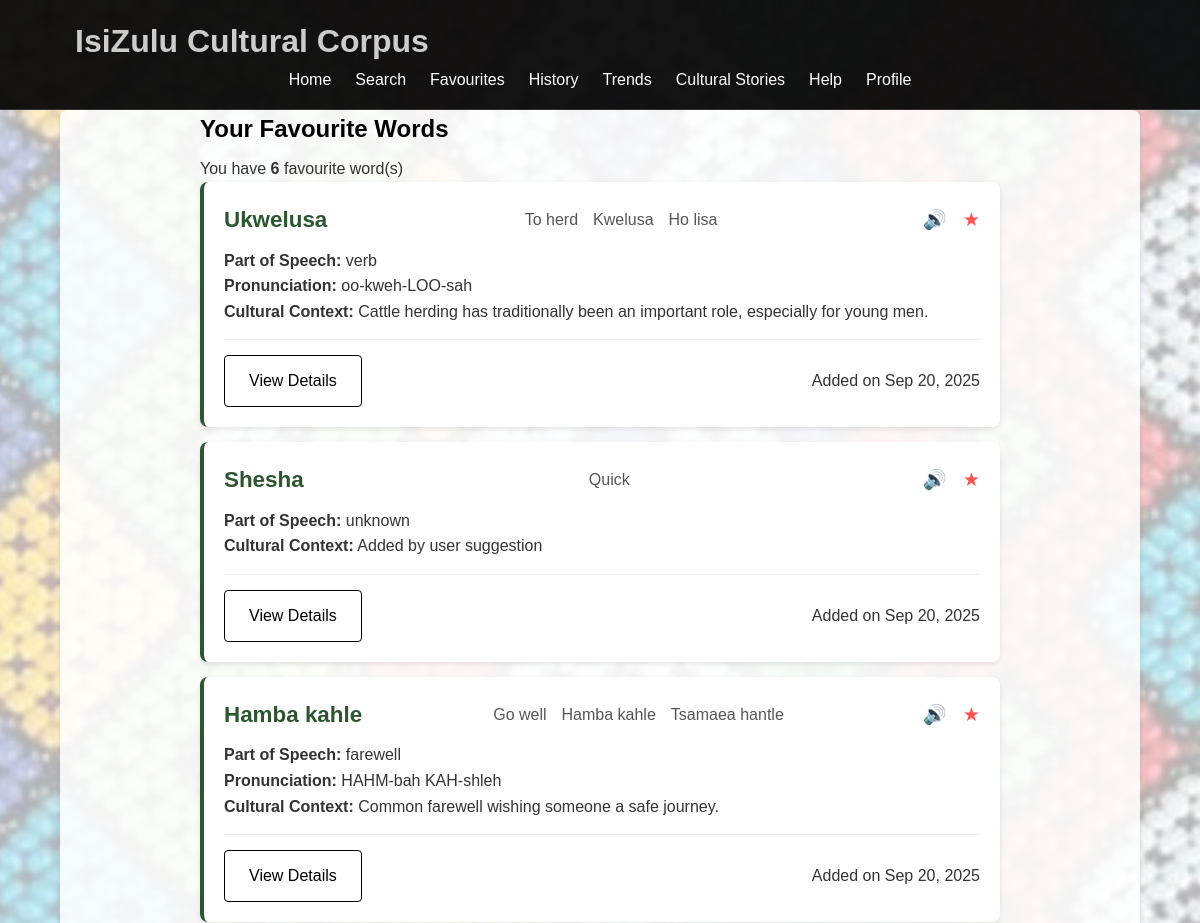
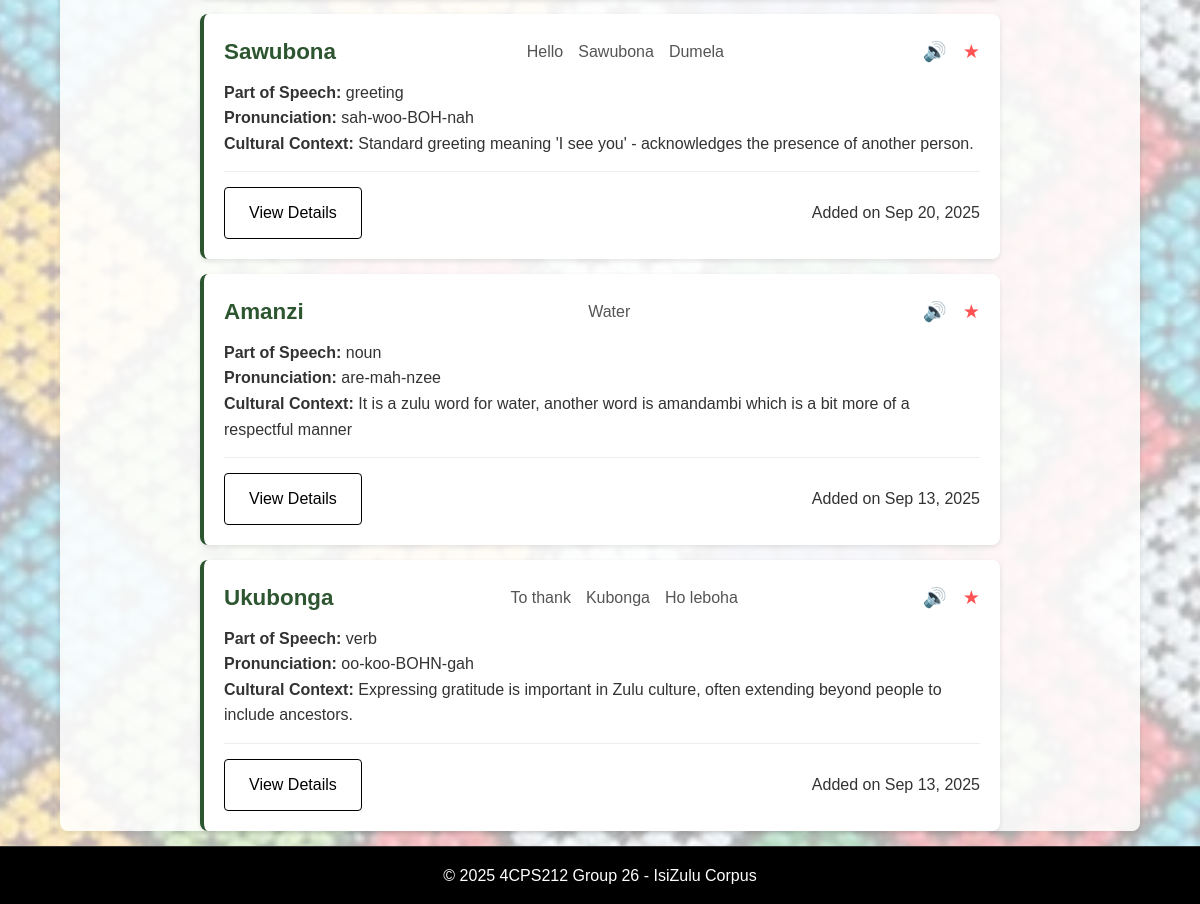
Page /favourites/ (signed in) on the committed database (2 pictures, top to bottom).
### main_app/models.py (models this page shows, shortened)
class UserFavourite(models.Model):
    user = models.ForeignKey(User, on_delete=models.CASCADE)
    word = models.ForeignKey(ZuluWord, on_delete=models.CASCADE)
    date_added = models.DateTimeField(default=timezone.now)
    class Meta:
        unique_together = ('user', 'word')

class ZuluWord(models.Model):
    PARTS_OF_SPEECH = [
        ('noun', 'Noun'),
        ('verb', 'Verb'),
        ('adjective', 'Adjective'),
        ('adverb', 'Adverb'),
        ('greeting', 'Greeting'),
        ('farewell', 'Farewell'),
        ('phrase', 'Phrase'),
    ]
    zulu_word = models.CharField(max_length=100)
    english_translation = models.CharField(max_length=100)
    swati_translation = models.CharField(max_length=100)
    sotho_translation = models.CharField(max_length=100)
    pronunciation_guide = models.CharField(max_length=100, blank=True)
    part_of_speech = models.CharField(max_length=50, choices=PARTS_OF_SPEECH)
    cultural_context = models.TextField(blank=True)
    example_sentence_zulu = models.TextField(blank=True)
    example_sentence_english = models.TextField(blank=True)
    example_sentence_swati = models.TextField(blank=True)
    example_sentence_sotho = models.TextField(blank=True)
    synonyms = models.ManyToManyField('self', blank=True, symmetrical=False)
    date_added = models.DateTimeField(default=timezone.now)

### main_app/views.py (the view)
# urls.py: path('favourites/', views.favourites, name='favourites'),
@login_required
def favourites(request):
    favourites = UserFavourite.objects.filter(
        user=request.user
    ).select_related('word').order_by('-date_added')
    return render(request, 'favourites.html', {'favourites': favourites})

### templates/favourites.html (shortened to what this page needs)
{% extends 'base.html' %}
{% load static %}
{% block content %}
<div class="favourites-container">
    <h2>Your Favourite Words</h2>
    {% if favourites %}
    <div class="favourites-info">
        <p>You have <strong>{{ favourites|length }}</strong> favourite word(s)</p>
    </div>
    <ul class="word-list">
        {% for favourite in favourites %}
        <li class="word-item">
            <div class="word-header">
                <span class="word-zulu">{{ favourite.word.zulu_word }}</span>
                <span class="word-translations">
                    <span class="word-english">{{ favourite.word.english_translation }}</span>
                    {% if favourite.word.swati_translation %}
                    <span class="word-swati">{{ favourite.word.swati_translation }}</span>
                    {% endif %}
                    {% if favourite.word.sotho_translation %}
                    <span class="word-swati">{{ favourite.word.sotho_translation }}</span>
                    {% endif %}
                </span>
                <div class="word-actions">
                    <button class="tts-btn" data-text="{{ favourite.word.zulu_word }}">🔊</button>
                    <button class="fav-btn active" data-word-id="{{ favourite.word.id }}">★</button>
                </div>
            </div>
            <div class="word-details">
                <p><strong>Part of Speech:</strong> {{ favourite.word.part_of_speech }}</p>
                {% if favourite.word.pronunciation_guide %}
                <p><strong>Pronunciation:</strong> {{ favourite.word.pronunciation_guide }}</p>
                {% endif %}
                {% if favourite.word.cultural_context %}
                <p><strong>Cultural Context:</strong> {{ favourite.word.cultural_context }}</p>
                {% endif %}
            </div>
            <div class="word-footer">
                <a href="{% url 'word_detail' favourite.word.id %}" class="btn btn-outline">View Details</a>
                <span class="favourite-date">Added on {{ favourite.date_added|date:"M d, Y" }}</span>
            </div>
        </li>
        {% endfor %}
    </ul>
    {% endif %}
</div>
{% endblock %}

### static/css/style.css (style rules this page uses)
:root { --primary-color: #000; --secondary-color: #333; --accent-color: #2c5530; --light-bg: #f9f9f9; --border-color: #eee; --text-light: #666; --error-color: #c62828; --white: #fff; --shadow: 0 2px 5px rgba(0,0,0,0.1); --radius: 4px; --transition: all 0.3s ease; }
*, *::before, *::after { margin: 0; padding: 0; box-sizing: border-box; }
body { font-family: 'Arial', sans-serif; line-height: 1.6; color: var(--secondary-color); background-image: url('../images/Beadwork.jpeg'); background-size: cover; background-position: center; background-attachment: fixed; background-repeat: no-repeat; min-height: 100vh; position: relative; }
body::before { content: ''; position: fixed; top: 0; left: 0; width: 100%; height: 100%; background-color: rgba(255, 255, 255, 0.7); z-index: -1; }
h2, h3, h4 { margin-bottom: 0.5rem; color: var(--primary-color); }
.word-zulu { font-size: 1.4em; font-weight: bold; color: var(--accent-color); }
.word-english, .word-swati { color: #555; font-weight: 500; }
.btn { display: inline-block; padding: 0.75rem 1.5rem; background-color: var(--primary-color); color: var(--white); border: 1px solid var(--primary-color); border-radius: var(--radius); cursor: pointer; text-decoration: none; font-size: 1rem; transition: var(--transition); text-align: center; }
.btn-outline { background-color: transparent; color: var(--primary-color); }
.word-list { list-style: none; }
.word-item { background: var(--white); border-radius: 8px; padding: 20px; margin-bottom: 15px; box-shadow: var(--shadow); border-left: 4px solid var(--accent-color); transition: var(--transition); }
.word-header { display: flex; justify-content: space-between; align-items: center; margin-bottom: 10px; flex-wrap: wrap; gap: 10px; }
.word-translations { display: flex; gap: 15px; flex-wrap: wrap; }
.word-actions { display: flex; gap: 0.5rem; }
.word-footer { display: flex; justify-content: space-between; align-items: center; margin-top: 15px; padding-top: 15px; border-top: 1px solid var(--border-color); }
.tts-btn, .fav-btn, .example-tts { background: none; border: none; cursor: pointer; font-size: 1.2rem; margin-left: 0.5rem; transition: var(--transition); }
.fav-btn { color: #ccc; }
.fav-btn.active { color: #ff5252; }
.auth-container, .profile-container, .help-container, .history-container, .favourites-container, .word-detail-container, .trends-container { max-width: 800px; margin: 0 auto; }

### rows in the picture
UserFavourite: word.zulu_word "Ukwelusa", word.english_translation "To herd", word.swati_translation "Kwelusa", word.sotho_translation "Ho lisa", word.part_of_speech "verb", word.pronunciation_guide "oo-kweh-LOO-sah", word.cultural_context "Cattle herding has traditionally been an important role, especially for young men.", date_added "Sep 20, 2025"
UserFavourite: word.zulu_word "Shesha", word.english_translation "Quick", word.part_of_speech "unknown", word.cultural_context "Added by user suggestion", date_added "Sep 20, 2025"
UserFavourite: word.zulu_word "Hamba kahle", word.english_translation "Go well", word.swati_translation "Hamba kahle", word.sotho_translation "Tsamaea hantle", word.part_of_speech "farewell", word.pronunciation_guide "HAHM-bah KAH-shleh", word.cultural_context "Common farewell wishing someone a safe journey.", date_added "Sep 20, 2025"
UserFavourite: word.zulu_word "Sawubona", word.english_translation "Hello", word.swati_translation "Sawubona", word.sotho_translation "Dumela", word.part_of_speech "greeting", word.pronunciation_guide "sah-woo-BOH-nah", word.cultural_context "Standard greeting meaning 'I see you' - acknowledges the presence of another person.", date_added "Sep 20, 2025"
UserFavourite: word.zulu_word "Amanzi", word.english_translation "Water", word.part_of_speech "noun", word.pronunciation_guide "are-mah-nzee", word.cultural_context "It is a zulu word for water, another word is amandambi which is a bit more of a respectful manner", date_added "Sep 13, 2025"
UserFavourite: word.zulu_word "Ukubonga", word.english_translation "To thank", word.swati_translation "Kubonga", word.sotho_translation "Ho leboha", word.part_of_speech "verb", word.pronunciation_guide "oo-koo-BOHN-gah", word.cultural_context "Expressing gratitude is important in Zulu culture, often extending beyond people to include ancestors.", date_added "Sep 13, 2025"

### other values in the picture
{{ favourites|length }} "6"
